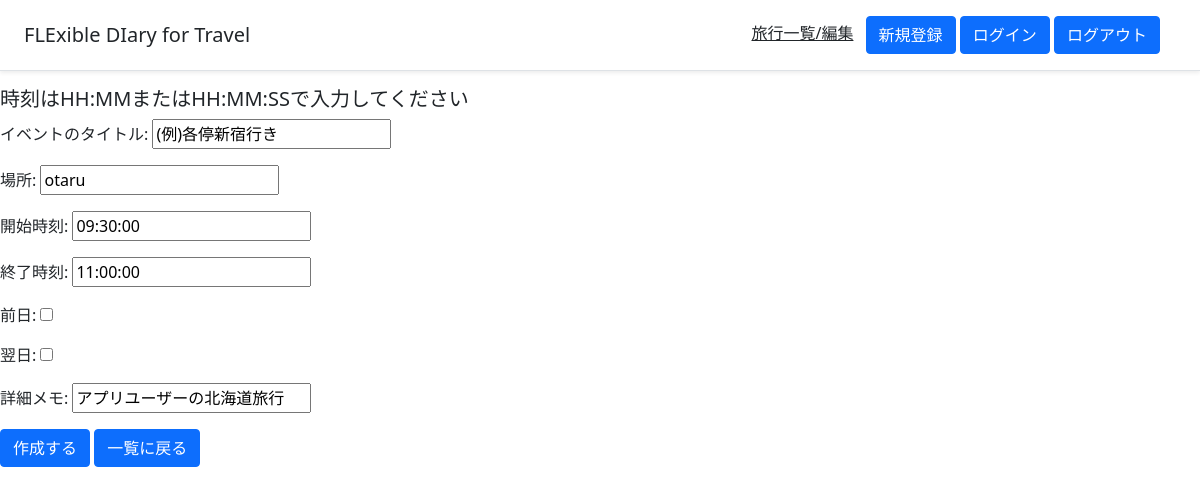
The page /evupdate/11/ on the database its author committed.
### fledit/models.py (models this page shows, shortened)
class RootModel(models.Model):
    ROOTCHOICE = (('列車', '列車'), ('新幹線', '新幹線'), ('バス', 'バス'), ('タクシー', 'タクシー')
      , ('飛行機', '飛行機'), ('船', '船'), ('徒歩', '徒歩'), ('イベント', 'イベント'), ('その他', 'その他'))
    RTROOTCHOICE = (('列車', '列車'), ('新幹線', '新幹線'), ('バス', 'バス'), ('タクシー', 'タクシー')
      , ('飛行機', '飛行機'), ('船', '船'), ('徒歩', '徒歩'), ('その他', 'その他'))
    tripid = models.ForeignKey(TripModel, on_delete=models.CASCADE, verbose_name='旅行データ',
       related_name='related_root')
    depspot = models.CharField(verbose_name='出発地点/場所', max_length=50)
    arrspot = models.CharField(verbose_name='到着地点', max_length=50, blank=True)
    deptime = models.TimeField(verbose_name='出発時刻/開始時刻')
    arrtime = models.TimeField(verbose_name='到着時刻/終了時刻')
    earlydep = models.BooleanField(verbose_name='前日発/前日', blank=True)
    latearr = models.BooleanField(verbose_name='翌日着/翌日', blank=True)
    roottitle = models.CharField(verbose_name='行路/イベントのタイトル', max_length=50, blank=True)
    rootmemo = models.TextField(verbose_name='詳細メモ', max_length=1000, blank=True)
    rootcategory = models.CharField(verbose_name='行程カテゴリ', max_length=100)

### fledit/views.py (the view)
# urls.py: path('evupdate/<int:pk>/', EvUpdate.as_view(), name="evupdate"),
class EvUpdate(UpdateView):
    template_name = 'evupdate.html'
    model = RootModel
    form_class = EventForm
    success_url = reverse_lazy('list')

### fledit/forms.py
class EventForm(forms.ModelForm):
    def __init__(self, *args, **kwargs):
        super().__init__(*args, **kwargs)
        self.fields['tripid'].widget = forms.HiddenInput()
        self.fields['rootcategory'].widget = forms.HiddenInput()
    class Meta:
        model = RootModel
        fields = ('tripid', 'roottitle', 'depspot', 'deptime', 'arrtime', 'earlydep', 'latearr',
             'rootmemo', 'rootcategory')
    tripid = forms.ModelChoiceField(queryset=TripModel.objects.all(), label='旅行データ')
    roottitle = forms.CharField(label='イベントのタイトル', required=False, max_length=50, initial='(イベント名)')
    depspot = forms.CharField(label='場所', required=True, max_length=50)
    deptime = forms.TimeField(label='開始時刻', required=True)
    arrtime = forms.TimeField(label='終了時刻', required=True)
    earlydep = forms.BooleanField(label='前日', required=False)
    latearr = forms.BooleanField(label='翌日', required=False)
    rootmemo = forms.CharField(label='詳細メモ', required=False, max_length=1000)
    rootcategory = forms.ChoiceField(label='行程カテゴリ', required=True, choices = RootModel.ROOTCHOICE)

### templates/evupdate.html
{% extends 'base.html' %}
{% load static %}
{% block header %}
<link rel='stylesheet' type="text/css" href="{% static 'style.css' %}">
{% endblock header %}
{% block content %}
<h5>時刻はHH:MMまたはHH:MM:SSで入力してください</h5>
<form action = "" method = "POST">{% csrf_token %}
    {{form.as_p}}
    <button class="btn btn-primary" type="submit">作成する</button>
    <a href = "{% url 'list' %}" class="btn btn-primary">一覧に戻る</a>
</form>
{% endblock content %}

### rows shown on the page
RootModel: roottitle "(例)各停新宿行き", depspot "otaru", deptime "09:30:00", arrtime "11:00:00", rootmemo "アプリユーザーの北海道旅行"
